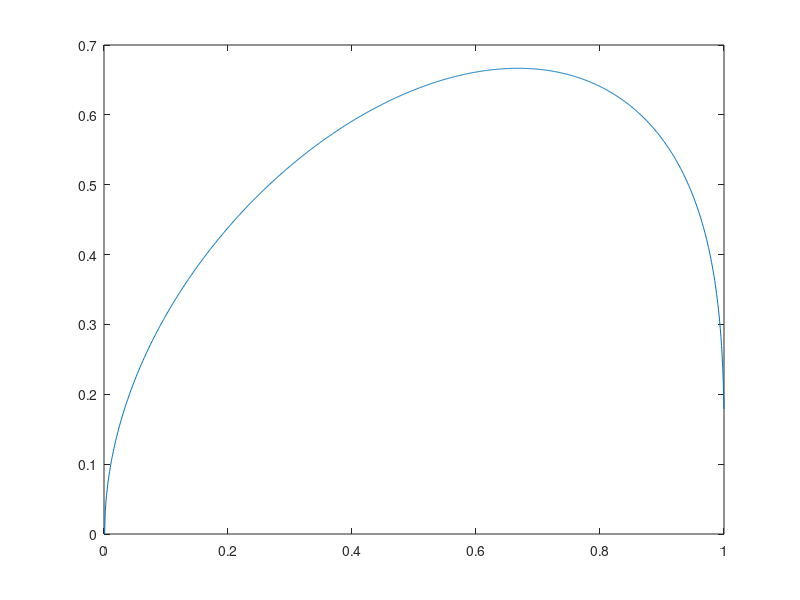

Write the MATLAB code that produced this figure.
clear all;

function f = f(x)
  f = sqrt(-x^2+sqrt(-x^2*(3*x^2-2*x-1))+x)./sqrt(2);
end

xMax = 1000;

for i = 1:xMax
  Xes(i) = i/xMax;
end

for i = 1:1000
  fun(i) = f((i-1)/1000);
end

plot(Xes(:), fun);

#random
#unifrnd(0,1)
y_max = 0.7;
y_min = 0;
x_max = 1;
x_min = 0;
iterations = 100000;
p = 0;

for i = 1:iterations
  y = unifrnd(y_min, y_max);
  x = unifrnd(x_min, x_max);
  
  if y <= f(x)
    p = p+1;
  end
end

P = p*y_max*x_max/iterations
P*2
